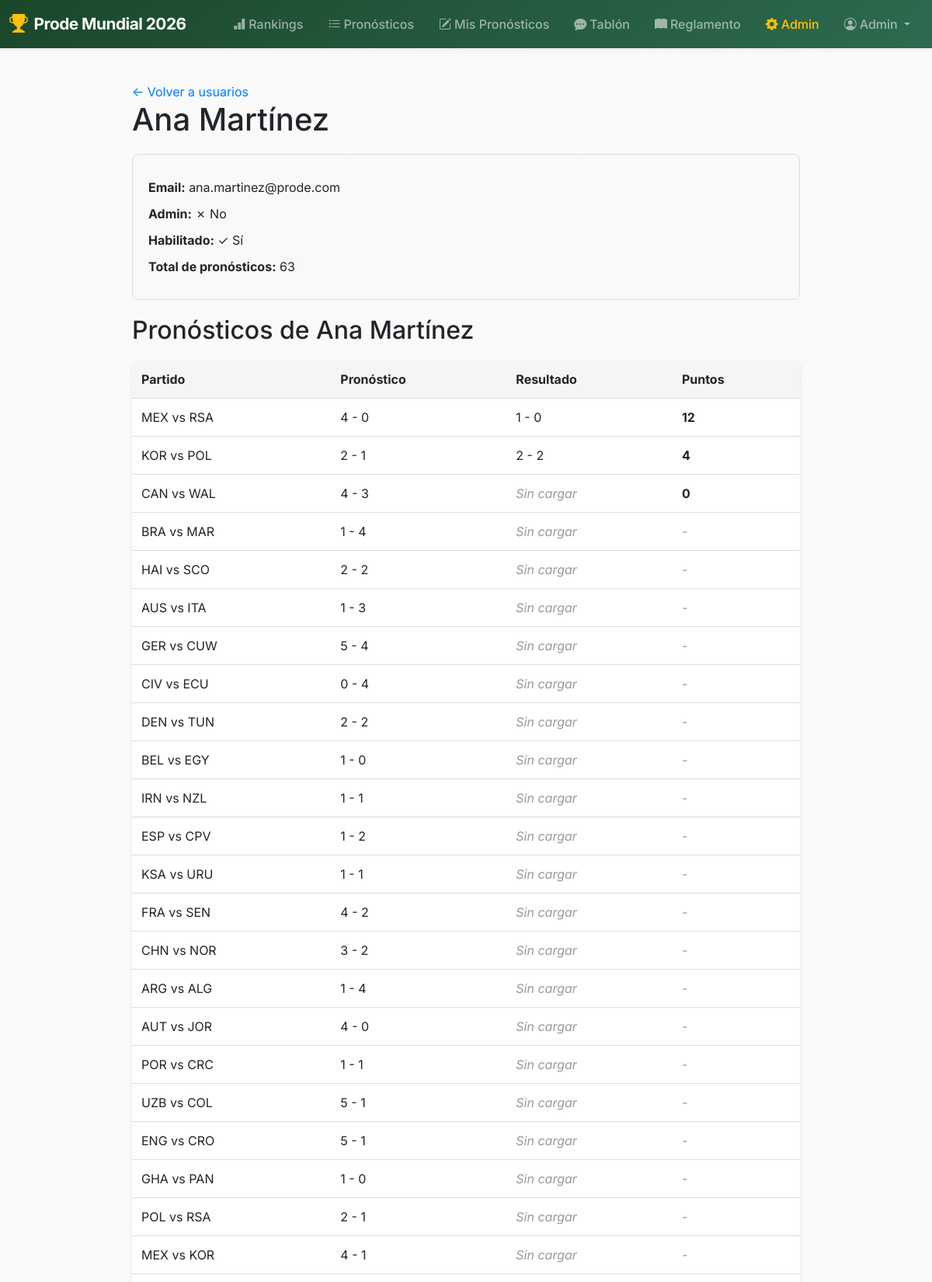
The page /admin/users/2 (signed in, upper part) on the database its author committed.
### models.py (models this page shows, shortened)
class User(db.Model, UserMixin):
    __tablename__ = "users"
    id = db.Column(db.Integer, primary_key=True)
    email = db.Column(db.String(120), unique=True, nullable=False)
    name = db.Column(db.String(80), nullable=False)
    password_hash = db.Column(db.String(256), nullable=True)
    is_admin = db.Column(db.Boolean, default=False)
    is_enabled = db.Column(db.Boolean, default=True)
    predictions = db.relationship('Prediction', backref='user', lazy=True)

class Prediction(db.Model):
    __tablename__ = "predictions"
    id = db.Column(db.Integer, primary_key=True)
    user_id = db.Column(db.Integer, db.ForeignKey("users.id"), nullable=False)
    match_id = db.Column(db.Integer, db.ForeignKey("matches.id"), nullable=False)
    home_goals = db.Column(db.Integer, nullable=False)
    away_goals = db.Column(db.Integer, nullable=False)
    points_awarded = db.Column(db.Integer, nullable=True, default=None)  # ← Cambiar a nullable=True
    match = db.relationship('Match', backref='predictions')

class Match(db.Model):
    __tablename__ = "matches"
    id = db.Column(db.Integer, primary_key=True)
    home_team = db.Column(db.String(100), nullable=False)
    away_team = db.Column(db.String(100), nullable=False)
    kickoff_at = db.Column(db.DateTime(timezone=True), nullable=False)
    closes_at  = db.Column(db.DateTime(timezone=True), nullable=False)
    home_goals = db.Column(db.Integer, nullable=True)
    away_goals = db.Column(db.Integer, nullable=True)
    phase_id = db.Column(db.Integer, db.ForeignKey("phases.id"), nullable=False)
    __table_args__ = (
        db.UniqueConstraint(
            "home_team", "away_team", "kickoff_at",
            name="unique_match"
        ),
    )

### admin/routes.py (the view)
@admin_bp.route('/users/<int:user_id>')
@login_required
@admin_required
def view_user(user_id):
    user = User.query.get_or_404(user_id)
    predictions = Prediction.query.filter_by(user_id=user_id).all()
    return render_template('admin/view_user.html', user=user, predictions=predictions)

### app.py (called while the page is built)
@login_manager.user_loader
def load_user(user_id):
    return User.query.get(int(user_id))

@app.context_processor
def inject_user():
    return {'current_user': current_user}

### templates/admin/view_user.html (shortened to what this page needs)
{% extends "base.html" %}
{% block content %}
<div class="admin-container">
    <a href="{{ url_for('admin.manage_users') }}" style="color: #007bff; text-decoration: none;">← Volver a usuarios</a>
    <h1>{{ user.name }}</h1>
    <div class="user-info-card">
        <p><strong>Email:</strong> {{ user.email }}</p>
        <p><strong>Admin:</strong> {% if user.is_admin %}✓ Sí{% else %}✗ No{% endif %}</p>
        <p><strong>Habilitado:</strong> {% if user.is_enabled %}✓ Sí{% else %}✗ No{% endif %}</p>
        <p><strong>Total de pronósticos:</strong> {{ predictions|length }}</p>
    </div>
    <h2>Pronósticos de {{ user.name }}</h2>
    {% if predictions %}
        <table class="predictions-table">
            <thead>
                <tr>
                    <th>Partido</th>
                    <th>Pronóstico</th>
                    <th>Resultado</th>
                    <th>Puntos</th>
                </tr>
            </thead>
            <tbody>
                {% for pred in predictions %}
                <tr>
                    <td>{{ pred.match.home_team }} vs {{ pred.match.away_team }}</td>
                    <td>{{ pred.home_goals }} - {{ pred.away_goals }}</td>
                    <td>
                        {% if pred.match.home_goals is not none and pred.match.away_goals is not none %}
                            {{ pred.match.home_goals }} - {{ pred.match.away_goals }}
                        {% else %}
                            <em style="color: #999;">Sin cargar</em>
                        {% endif %}
                    </td>
                    <td>
                        {% if pred.points_awarded is not none %}
                            <strong>{{ pred.points_awarded }}</strong>
                        {% else %}
                            <em style="color: #999;">-</em>
                        {% endif %}
                    </td>
                </tr>
                {% endfor %}
            </tbody>
        </table>
    {% else %}
        <p>Este usuario no ha hecho ningún pronóstico.</p>
    {% endif %}
</div>
{% endblock %}

### templates/base.html (shortened to what this page needs)
<!DOCTYPE html>
<html lang="es">
<head>
    <link href="https://cdn.jsdelivr.net/npm/bootstrap@5.3.2/dist/css/bootstrap.min.css" rel="stylesheet">
    <link rel="stylesheet" href="https://cdn.jsdelivr.net/npm/bootstrap-icons@1.11.3/font/bootstrap-icons.min.css">
    <link rel="stylesheet" href="{{ url_for('static', filename='css/site.css') }}?v=7">
</head>
<body>
    <nav class="navbar navbar-expand-lg navbar-dark bg-dark sticky-top shadow-sm">
        <div class="container-fluid">
            <a class="navbar-brand fw-bold d-flex align-items-center" href="{{ url_for('main.index') }}">
                <i class="bi bi-trophy-fill text-warning me-2 fs-4"></i>
                <span>Prode Mundial 2026</span>
            </a>
            <div class="collapse navbar-collapse" id="navbarNav">
                <ul class="navbar-nav ms-auto">
                    <li class="nav-item">
                        <a class="nav-link" href="{{ url_for('main.rankings') }}">
                            <i class="bi bi-bar-chart-fill me-1"></i>Rankings
                        </a>
                    </li>
                    <li class="nav-item">
                        <a class="nav-link" href="{{ url_for('main.all_predictions') }}">
                            <i class="bi bi-list-check me-1"></i>Pronósticos
                        </a>
                    </li>
                    {% if current_user.is_authenticated %}
                        <li class="nav-item">
                            <a class="nav-link" href="{{ url_for('main.predictions') }}">
                                <i class="bi bi-pencil-square me-1"></i>Mis Pronósticos
                            </a>
                        </li>
                    {% endif %}
                    <li class="nav-item">
                        <a class="nav-link" href="{{ url_for('main.tablon') }}">
                            <i class="bi bi-chat-dots-fill me-1"></i>Tablón
                        </a>
                    </li>
                    <li class="nav-item">
                        <a class="nav-link" href="{{ url_for('main.reglamento') }}">
                            <i class="bi bi-book-fill me-1"></i>Reglamento
                        </a>
                    </li>
                    {% if current_user.is_authenticated %}
                        {% if current_user.is_admin %}
                            <li class="nav-item">
                                <a class="nav-link text-warning" href="{{ url_for('admin.dashboard') }}">
                                    <i class="bi bi-gear-fill me-1"></i>Admin
                                </a>
                            </li>
                        {% endif %}
                        <li class="nav-item dropdown">
                            <a class="nav-link dropdown-toggle" href="#" role="button" data-bs-toggle="dropdown">
                                <i class="bi bi-person-circle me-1"></i>{{ current_user.name }}
                            </a>
                        </li>
                    {% endif %}
                </ul>
            </div>
        </div>
    </nav>
    <div class="container my-4">
        {% block content %}{% endblock %}
    </div>
</body>
</html>

### static/css/site.css (style rules this page uses)
:root { --primary-color: #1a472a; --secondary-color: #ffd700; --accent-color: #e63946; --dark-color: #212529; --light-color: #f8f9fa; --gradient-primary: linear-gradient(135deg, #1a472a 0%, #2d6a4f 100%); --gradient-hero: linear-gradient(135deg, #667eea 0%, #764ba2 100%); --gradient-gold: linear-gradient(135deg, #ffd700 0%, #ffed4e 100%); }
* { box-sizing: border-box; }
body { margin: 0; font-family: 'Inter', -apple-system, BlinkMacSystemFont, "Segoe UI", Roboto, sans-serif; background: linear-gradient(rgba(245, 245, 245, 0.55), rgba(245, 245, 245, 0.55)), url('../images/backgrounds/foto2.jpg'); background-size: cover; background-position: center; background-attachment: fixed; background-repeat: no-repeat; color: #212529; min-height: 100vh; display: flex; flex-direction: column; }
.navbar-dark { background: linear-gradient(135deg, #1a472a 0%, #2d6a4f 100%) !important; }
.navbar-brand { font-size: 1.3rem; letter-spacing: -0.5px; }
.nav-link { font-weight: 500; transition: all 0.3s ease; border-radius: 6px; padding: 0.5rem 1rem !important; }
.container { flex: 1; max-width: 1200px; margin-bottom: 3rem; }
h1, h2, h3 { color: var(--text); }

### templates/admin/view_user.html (style rules this page uses)
.admin-container { max-width: 900px; margin: 0 auto; padding: 20px; }
.user-info-card { background-color: #f9f9f9; padding: 20px; border-radius: 8px; border: 1px solid #ddd; margin: 20px 0; }
.user-info-card p { margin: 10px 0; }
.predictions-table { width: 100%; border-collapse: collapse; margin-top: 20px; background: white; border-radius: 8px; overflow: hidden; box-shadow: 0 2px 4px rgba(0,0,0,0.1); }
.predictions-table th, .predictions-table td { padding: 12px; text-align: left; border-bottom: 1px solid #ddd; }
.predictions-table th { background-color: #f5f5f5; font-weight: bold; }

### rows shown on the page
User: name "Admin"
User: name "Ana Martínez", email "ana.martinez@prode.com"
Prediction: match.home_team "MEX", match.away_team "RSA", home_goals "4", away_goals "0", match.home_goals "1", match.away_goals "0", points_awarded "12"
Prediction: match.home_team "KOR", match.away_team "POL", home_goals "2", away_goals "1", match.home_goals "2", match.away_goals "2", points_awarded "4"
Prediction: match.home_team "CAN", match.away_team "WAL", home_goals "4", away_goals "3", shows "Sin cargar", points_awarded "0"
Prediction: match.home_team "BRA", match.away_team "MAR", home_goals "1", away_goals "4", shows "Sin cargar"
Prediction: match.home_team "HAI", match.away_team "SCO", home_goals "2", away_goals "2", shows "Sin cargar"
Prediction: match.home_team "AUS", match.away_team "ITA", home_goals "1", away_goals "3", shows "Sin cargar"
Prediction: match.home_team "GER", match.away_team "CUW", home_goals "5", away_goals "4", shows "Sin cargar"
Prediction: match.home_team "CIV", match.away_team "ECU", home_goals "0", away_goals "4", shows "Sin cargar"
Prediction: match.home_team "DEN", match.away_team "TUN", home_goals "2", away_goals "2", shows "Sin cargar"
Prediction: match.home_team "BEL", match.away_team "EGY", home_goals "1", away_goals "0", shows "Sin cargar"
Prediction: match.home_team "IRN", match.away_team "NZL", home_goals "1", away_goals "1", shows "Sin cargar"
Prediction: match.home_team "ESP", match.away_team "CPV", home_goals "1", away_goals "2", shows "Sin cargar"
Prediction: match.home_team "KSA", match.away_team "URU", home_goals "1", away_goals "1", shows "Sin cargar"
Prediction: match.home_team "FRA", match.away_team "SEN", home_goals "4", away_goals "2", shows "Sin cargar"
Prediction: match.home_team "CHN", match.away_team "NOR", home_goals "3", away_goals "2", shows "Sin cargar"
Prediction: match.home_team "ARG", match.away_team "ALG", home_goals "1", away_goals "4", shows "Sin cargar"
Prediction: match.home_team "AUT", match.away_team "JOR", home_goals "4", away_goals "0", shows "Sin cargar"
Prediction: match.home_team "POR", match.away_team "CRC", home_goals "1", away_goals "1", shows "Sin cargar"
Prediction: match.home_team "UZB", match.away_team "COL", home_goals "5", away_goals "1", shows "Sin cargar"
Prediction: match.home_team "ENG", match.away_team "CRO", home_goals "5", away_goals "1", shows "Sin cargar"
Prediction: match.home_team "GHA", match.away_team "PAN", home_goals "1", away_goals "0", shows "Sin cargar"
Prediction: match.home_team "POL", match.away_team "RSA", home_goals "2", away_goals "1", shows "Sin cargar"
Prediction: match.home_team "MEX", match.away_team "KOR", home_goals "4", away_goals "1", shows "Sin cargar"

### other values the page prints
{{ predictions|length }} "63"
